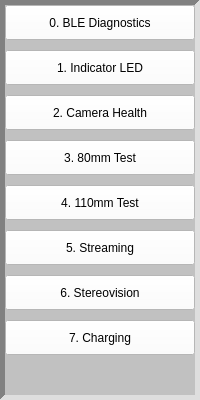
     <widget class="QFrame" name="verticalFrame">
      <property name="minimumSize">
       <size>
        <width>130</width>
        <height>0</height>
       </size>
      </property>
      <property name="styleSheet">
       <string notr="true">.QFrame {background-color: rgb(193, 193, 193);}</string>
      </property>
      <property name="frameShape">
       <enum>QFrame::Panel</enum>
      </property>
      <property name="frameShadow">
       <enum>QFrame::Sunken</enum>
      </property>
      <property name="lineWidth">
       <number>5</number>
      </property>
      <layout class="QVBoxLayout" name="verticalLayout_9">
       <property name="spacing">
        <number>10</number>
       </property>
       <property name="leftMargin">
        <number>0</number>
       </property>
       <property name="topMargin">
        <number>0</number>
       </property>
       <property name="rightMargin">
        <number>0</number>
       </property>
       <property name="bottomMargin">
        <number>0</number>
       </property>
       <item>
        <widget class="QPushButton" name="s0_bled">
         <property name="minimumSize">
          <size>
           <width>0</width>
           <height>35</height>
          </size>
         </property>
         <property name="styleSheet">
          <string notr="true">background-color: rgb(255, 255, 255);</string>
         </property>
         <property name="text">
          <string>0. BLE Diagnostics</string>
         </property>
         <property name="checkable">
          <bool>true</bool>
         </property>
         <property name="checked">
          <bool>false</bool>
         </property>
        </widget>
       </item>
       <item>
        <widget class="QPushButton" name="s1_indled">
         <property name="minimumSize">
          <size>
           <width>0</width>
           <height>35</height>
          </size>
         </property>
         <property name="styleSheet">
          <string notr="true">background-color: rgb(255, 255, 255);</string>
         </property>
         <property name="text">
          <string>1. Indicator LED</string>
         </property>
         <property name="checkable">
          <bool>true</bool>
         </property>
        </widget>
       </item>
       <item>
        <widget class="QPushButton" name="s2_dft">
         <property name="minimumSize">
          <size>
           <width>0</width>
           <height>35</height>
          </size>
         </property>
         <property name="styleSheet">
          <string notr="true">background-color: rgb(255, 255, 255);</string>
         </property>
         <property name="text">
          <string>2. Camera Health</string>
         </property>
         <property name="checkable">
          <bool>true</bool>
         </property>
        </widget>
       </item>
       <item>
        <widget class="QPushButton" name="s3_lft80">
         <property name="minimumSize">
          <size>
           <width>0</width>
           <height>35</height>
          </size>
         </property>
         <property name="styleSheet">
          <string notr="true">background-color: rgb(255, 255, 255);</string>
         </property>
         <property name="text">
          <string>3. 80mm Test</string>
         </property>
         <property name="checkable">
          <bool>true</bool>
         </property>
        </widget>
       </item>
       <item>
        <widget class="QPushButton" name="s4_lft110">
         <property name="minimumSize">
          <size>
           <width>0</width>
           <height>35</height>
          </size>
         </property>
         <property name="styleSheet">
          <string notr="true">background-color: rgb(255, 255, 255);</string>
         </property>
         <property name="text">
          <string>4. 110mm Test</string>
         </property>
         <property name="checkable">
          <bool>true</bool>
         </property>
        </widget>
       </item>
       <item>
        <widget class="QPushButton" name="s5_stream">
         <property name="minimumSize">
          <size>
           <width>0</width>
           <height>35</height>
          </size>
         </property>
         <property name="styleSheet">
          <string notr="true">background-color: rgb(255, 255, 255);</string>
         </property>
         <property name="text">
          <string>5. Streaming</string>
         </property>
         <property name="checkable">
          <bool>true</bool>
         </property>
        </widget>
       </item>
       <item>
        <widget class="QPushButton" name="s6_calibration">
         <property name="minimumSize">
          <size>
           <width>0</width>
           <height>35</height>
          </size>
         </property>
         <property name="styleSheet">
          <string notr="true">background-color: rgb(255, 255, 255);</string>
         </property>
         <property name="text">
          <string>6. Stereovision</string>
         </property>
         <property name="checkable">
          <bool>true</bool>
         </property>
        </widget>
       </item>
       <item>
        <widget class="QPushButton" name="s7_chrg">
         <property name="minimumSize">
          <size>
           <width>0</width>
           <height>35</height>
          </size>
         </property>
         <property name="styleSheet">
          <string notr="true">background-color: rgb(255, 255, 255);</string>
         </property>
         <property name="text">
          <string>7. Charging</string>
         </property>
         <property name="checkable">
          <bool>true</bool>
         </property>
        </widget>
       </item>
       <item>
        <spacer name="verticalSpacer">
         <property name="orientation">
          <enum>Qt::Vertical</enum>
         </property>
         <property name="sizeHint" stdset="0">
          <size>
           <width>20</width>
           <height>40</height>
          </size>
         </property>
        </spacer>
       </item>
      </layout>
     </widget>
